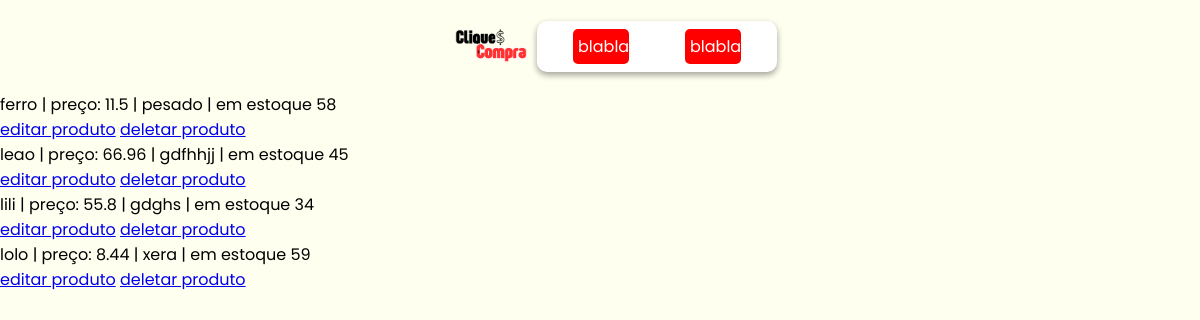
Page /produtos/ on the earlier database version.
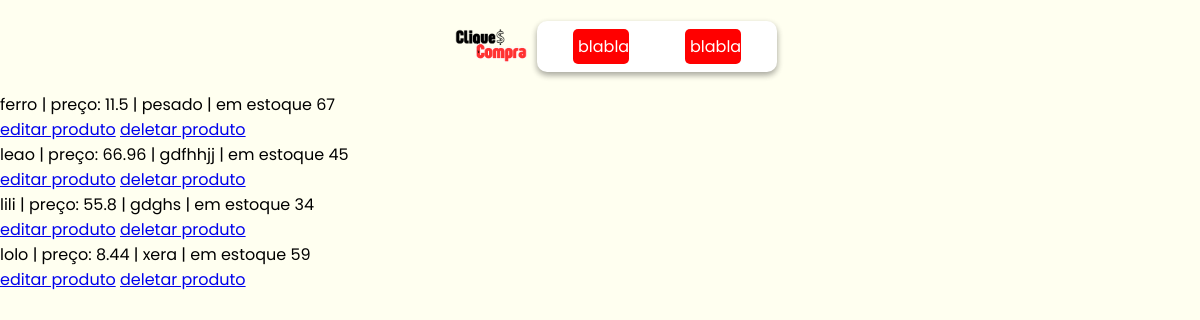
Same page on the later database version.
### models/produtos.py (models this page shows, shortened)
class Produto(Base):
    __tablename__ = 'tb_produtos'
    pro_id: Mapped[int] = mapped_column(primary_key=True, autoincrement=True)
    pro_nome: Mapped[str] = mapped_column(nullable=False)
    pro_descricao: Mapped[str] = mapped_column(nullable=False)
    pro_preco: Mapped[float] = mapped_column(nullable=False)
    pro_estoque: Mapped[int] = mapped_column()
    @classmethod
    def all(cls, ordem = "crescente"):
        if ordem == "crescente":
            direcao = "ASC"
        elif ordem == "decrescente":
            direcao = "DESC"
        sql = text(f"SELECT * FROM tb_produtos ORDER BY pro_nome {direcao}")
        produtos = session.execute(sql).fetchall()
        return produtos

### controllers/produtos.py (the view)
@produto_bp.route('/', methods=['GET','POST'])
def view():
    if request.method == 'POST':
        ordem = request.form['ordem']
        produtos = Produto.all(ordem=ordem)
    elif request.method == 'GET':
        produtos = Produto.all()
    return render_template('produtos/view.html', produtos = produtos)

### templates/produtos/view.html (shortened to what this page needs)
{% extends "model.html" %}
{% block head_extras %}
<link rel="stylesheet" href="{{ url_for('static', filename='style/model.css') }}">
<link rel="stylesheet" href="{{ url_for('static', filename='style/cat.css') }}">
{% endblock %}
{% block content %}
<nav>
    <img src="../../static/assets/cliqueconta.png" alt="Logo do CliqueCompra">
    <div class="links">
        <a href="">blabla</a>
        <a href="">blablabla</a>
    </div>
</nav>
<div>
    <ol>
        {% for produto in produtos %}
            <li>{{produto.pro_nome}} | preço: {{produto.pro_preco}} | {{produto.pro_descricao}} | em estoque {{produto.pro_estoque}}</li>
            <a href="{{url_for('produtos.edit', pro_id=produto.pro_id)}}">editar produto</a>
            <a href="{{url_for('produtos.remove', pro_id=produto.pro_id)}}">deletar produto</a>
        {% endfor %}
    </ol>
</div>
{% endblock %}

### templates/model.html (shortened to what this page needs)
<!DOCTYPE html>
<html lang="en">
<head>
    {% block head_extras %}
    {% endblock %}
</head>
<body>
    {% block content %}{% endblock %}
</body>
</html>

### static/style/model.css (style rules this page uses)
* { padding: 0; margin: 0; box-sizing: border-box; font-family: "Poppins", serif; }
body { min-width: 100vw; height: 100%; background-color: #FFFFF0; }

Differences in the rows shown:
changed Produto "ferro": pro_estoque "58" → "67"
